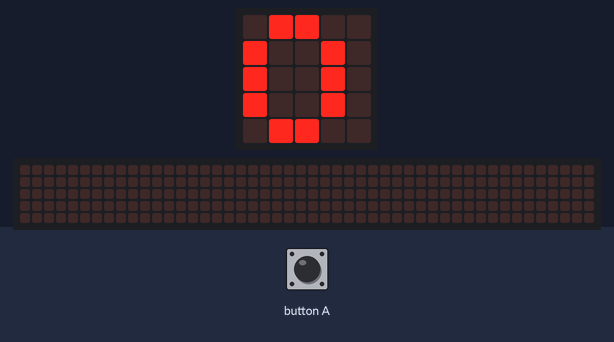
This program was run on a simulated BBC micro:bit (MakeCode). Shown: the board's 5×5 LED display, a strip that is not on the board, showing the scrolling text unrolled. The test bench sets the inputs (shaded band). The 48×5 strip is a reading aid, not a part: it shows the text the display is scrolling, unrolled, one strip-width of it at a time.

Above: at 3.7 s.
3.8 s: button A pressed for 0.15 s
At 4.03 s:
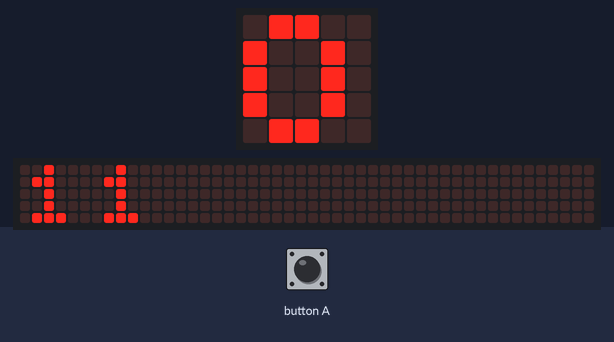
4.5 s: button A pressed for 0.15 s
5.2 s: button A pressed for 0.15 s
At 11.9 s:
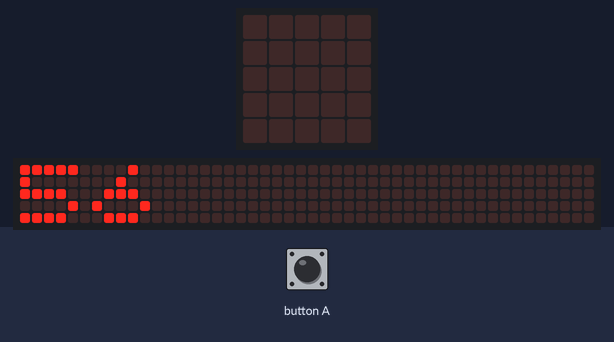
At 12.4 s:
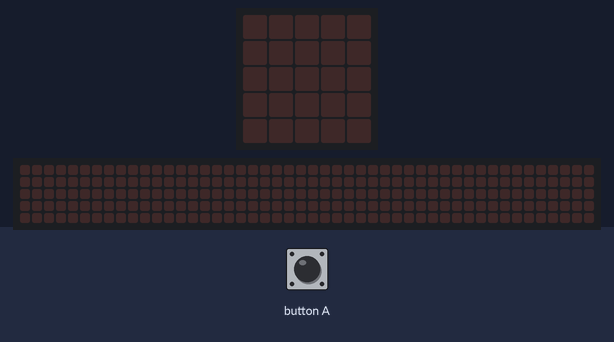
Timing chart, 0 to 13.5 s (numbered marks = the images above; inputs shaded):
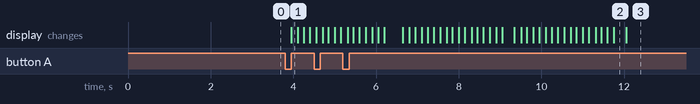

Measured:
- after the input at 3.8 s, the display: changes after 0.15 s (image 1)

The program:

main.ts
```typescript
input.onButtonPressed(Button.A, function () {
    basic.showNumber(contador)
})
let contador = 0
basic.showNumber(0)
basic.pause(100)
basic.showNumber(0)
basic.pause(100)
basic.showNumber(0)
basic.pause(100)
contador = 0
basic.forever(function () {
    basic.pause(100)
    contador += 1
})
```

test.ts
```typescript
// aquí va el archivo "tests"; esto no se compilará cuando este paquete se utilice como una extensión.
```
